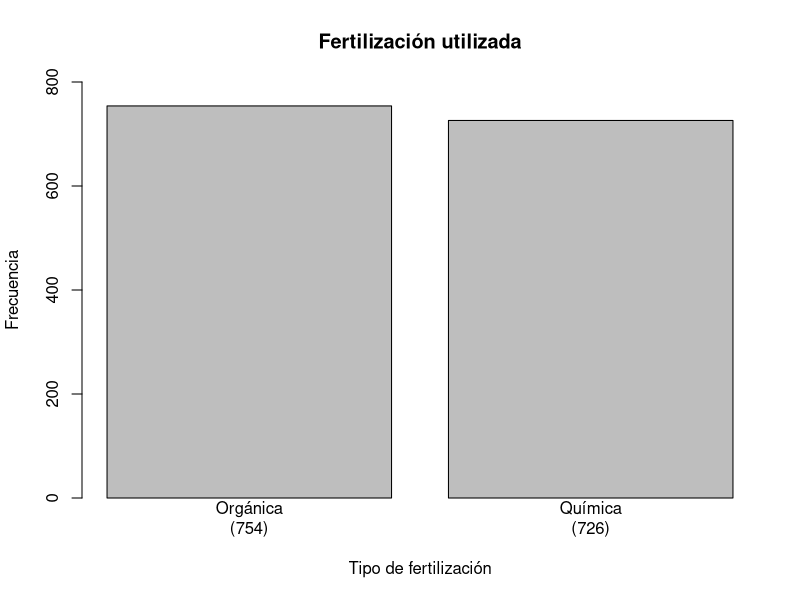
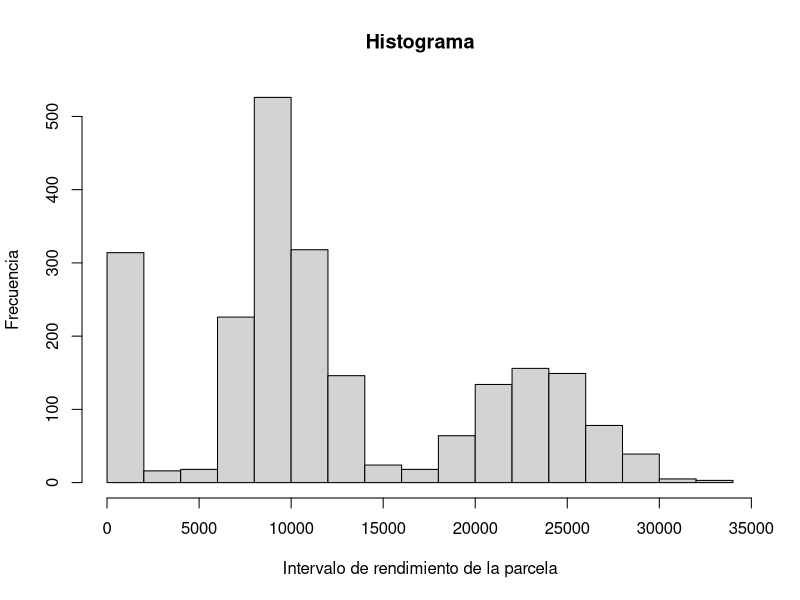
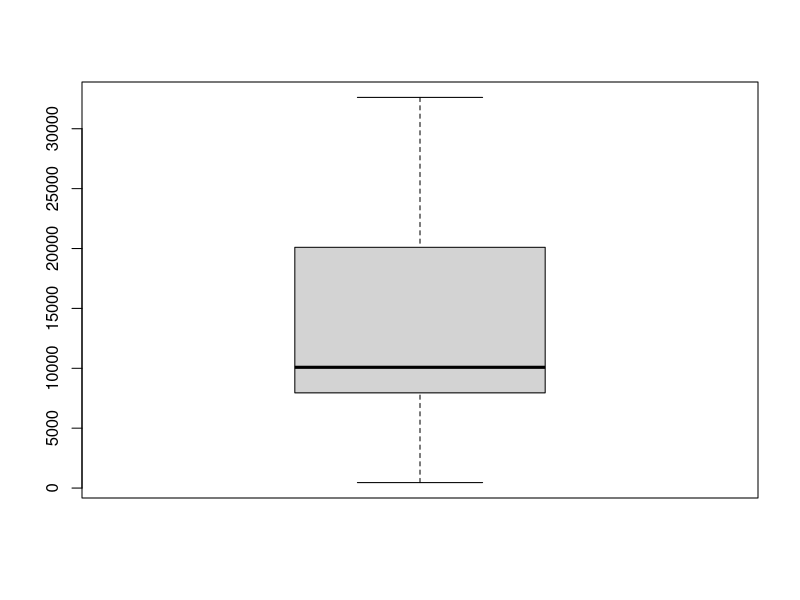
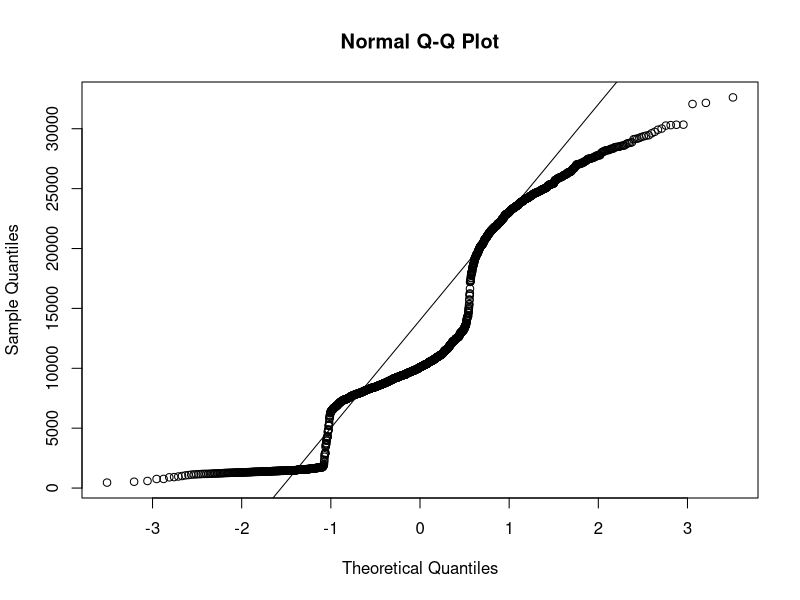
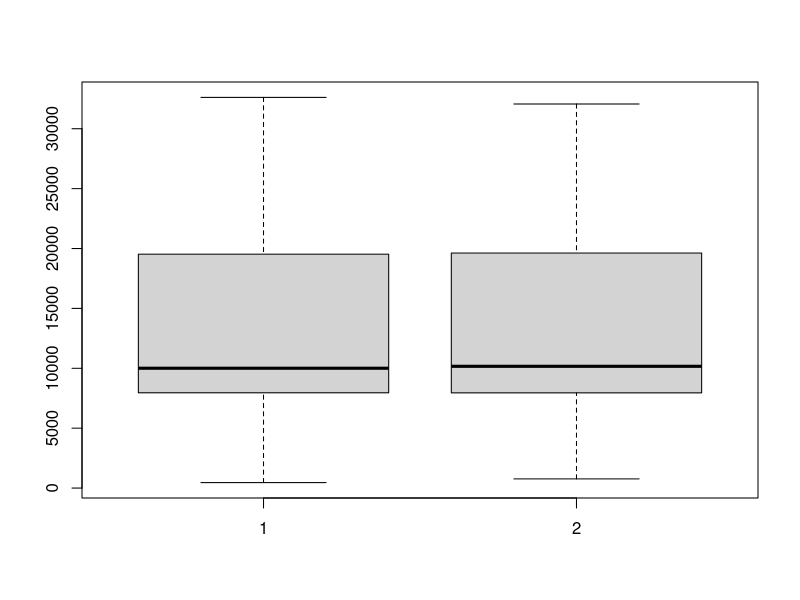
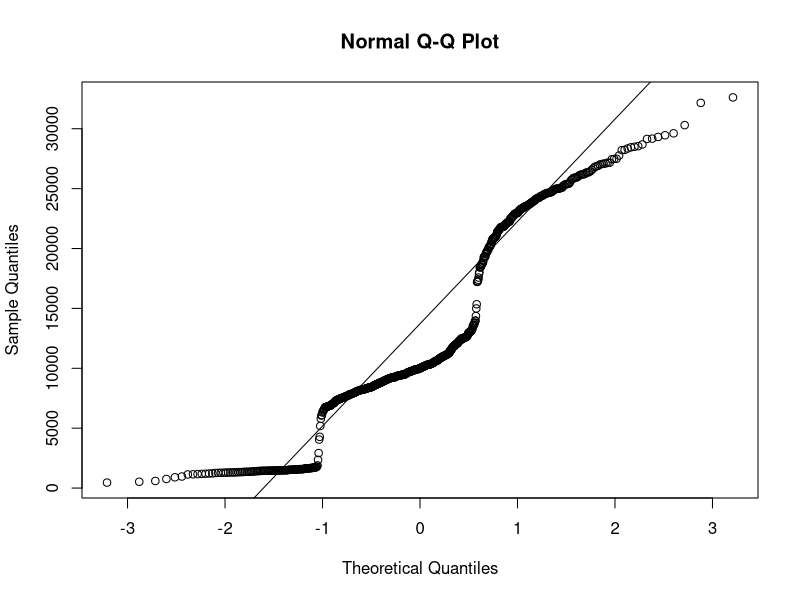
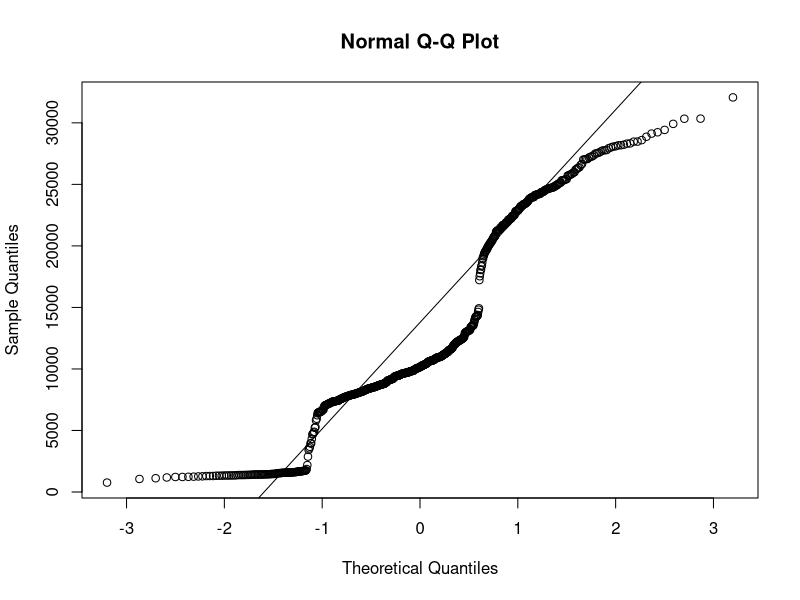

These figures' R source, in order:
#Uso de agua en agricultura

#Integrantes:
# CANDO LEON JUAN ANDRES
# GONZALEZ ZAMBRANO VICTOR FELIX
# MAGALLANES DOMINGUEZ KELVIN ROGER
# CAMACHO GALARZA XAVIER HOMERO

library(ggplot2)
library(dplyr)
agua <- read.csv("EFICIENCIA_AGUA.csv")

#Objetivo1: Determinar si el rendimiento, medido en toneladas, del 
# método de fertilización química supera en 0.15 unidades a la 
# orgánica, para conocer qué método genera una mayor producción por 
# parcela en la Costa ecuatoriana.

#Primero, mostraremos un gráfico correspondiente para 
# cada variable de este objetivo.

#Fertilización utilizada
fu <- agua$fertilizacion_utilizada
fuFil <- subset(fu, fu == "orgánica" | fu == "química")
tipoFerti <- factor(fuFil)
frecuenciaFerti <- table(tipoFerti)
head(frecuenciaFerti)
barplot(frecuenciaFerti, main= "Fertilización utilizada", 
        xlab= "Tipo de fertilización", ylab= "Frecuencia", 
        ylim = c(0,800), names.arg= c("Orgánica\n(754)",
        "Química\n(726)"))

#Rendimiento cultivo
ren <- agua$rendimiento_cultivo
hist(ren, main = "Histograma",
     ylab="Frecuencia", xlab="Intervalo de rendimiento de la parcela")
boxplot(ren)
renInter <- seq(0, 36000, by= 2000)
renRecap <- cut(ren, breaks= renInter, right=FALSE)
renFreq <- table(renRecap)
print(renFreq)

qqnorm(ren)
qqline(ren)

#Rendimiento del cultivo para fertilización orgánica
renOrg <- agua %>%
  filter(fertilizacion_utilizada == "orgánica") %>%
  select(rendimiento_cultivo) %>%
  unlist()
muO <- mean(renOrg)
muO
#Rendimiento del cultivo para fertilización química
renQuim <- agua %>%
  filter(fertilizacion_utilizada == "química") %>%
  select(rendimiento_cultivo) %>%
  unlist()
muQ <- mean(renQuim)
muQ
#Diagrama de caja para comparar ambas eficiencias
boxplot(renOrg, renQuim)

#Prueba de normalidad para la eficiencia con fertilización orgánica
qqnorm(renOrg)
qqline(renOrg)

#Prueba de normalidad para la eficiencia con fertilización química
qqnorm(renQuim)
qqline(renQuim)

#Se hará una prueba de hipótesis de dos medias

#Antes de ello se debe de comprobar la igualdad de varianzas
#Prueba de varianzas
var.test(x = renOrg, y = renQuim,
         alternative = "two.sided",
         conf.level = 0.9)

#Por lo tanto, las varianzas son iguales

#H0: muQ - muO >= 0.15
#Ha: muQ - muO < 0.15
t.test(x = renQuim, y = renOrg, 
       alternative = "less",
       mu = 0.15, 
       paired = F, 
       var.equal = T)

#Por lo tanto no se rechaza la hipótesis nula

